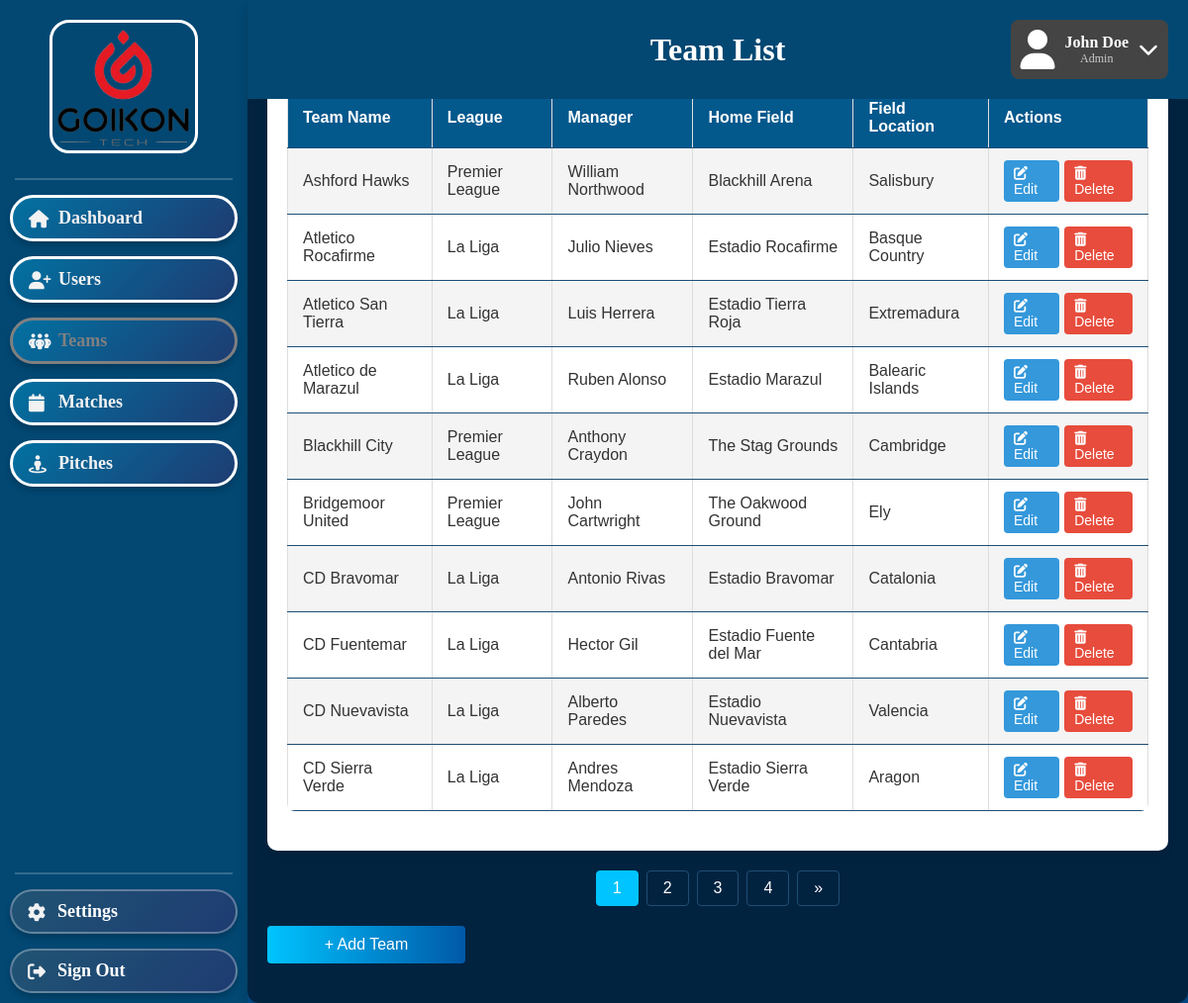
/Admin/Teams.php (signed in), run on the app's committed database.
### tables this page shows
CREATE TABLE User (
    UserID INTEGER PRIMARY KEY AUTOINCREMENT,
    RoleID INTEGER NOT NULL,
    AccountType TEXT NOT NULL CHECK (AccountType IN ('Admin', 'Player', 'Team Manager', 'Referee')),
    Firstname VARCHAR(255) NOT NULL,
    Surname VARCHAR(255) NOT NULL,
    Password TEXT NOT NULL,
    Username TEXT NOT NULL UNIQUE,
    DateOfBirth DATE NOT NULL,
    Nationality VARCHAR(255) NOT NULL,
    PhoneNumber VARCHAR(255) NOT NULL,
    Email TEXT NOT NULL UNIQUE,
    FOREIGN KEY (RoleID) REFERENCES Roles(RoleID) ON DELETE CASCADE ON UPDATE CASCADE
);

CREATE TABLE Team (
    TeamID INTEGER PRIMARY KEY AUTOINCREMENT,
    LeagueID INTEGER NOT NULL,
    ManagerID INTEGER,
    FieldID INTEGER NOT NULL,
    TeamName VARCHAR(255) NOT NULL,
    FOREIGN KEY (LeagueID) REFERENCES League(LeagueID) ON DELETE CASCADE ON UPDATE CASCADE,
    FOREIGN KEY (ManagerID) REFERENCES TeamManager(ManagerID) ON DELETE CASCADE ON UPDATE CASCADE,
    FOREIGN KEY (FieldID) REFERENCES Field(FieldID) ON DELETE CASCADE ON UPDATE CASCADE
);

CREATE TABLE League (
    LeagueID INTEGER PRIMARY KEY AUTOINCREMENT,
    Name VARCHAR(255) NOT NULL,
    Country VARCHAR(255) NOT NULL
);

CREATE TABLE Field (
    FieldID INTEGER PRIMARY KEY AUTOINCREMENT,
    FieldOwnerID INT NOT NULL,
    Name VARCHAR(255) NOT NULL,
    PricePerHour INT NOT NULL,
    Location VARCHAR(255) NOT NULL,
    OpeningHours DATETIME,
    ClosingHours DATETIME,
    Capacity INT,
    FOREIGN KEY (FieldOwnerID) REFERENCES FieldOwner(FieldOwnerID) ON DELETE CASCADE ON UPDATE CASCADE
);

### Admin/Teams.php (the view, shortened to what this page needs)
<?php
$user_id = $_SESSION['user_id'];
$user_role = $_SESSION['user_role'] ?? 'Admin';
$dbInstance = new Database();
$conn = $dbInstance->getConnection();
$userQuery = $conn->prepare("SELECT Firstname, Surname FROM User WHERE UserID = ?");
$userQuery->bindValue(1, $user_id, SQLITE3_INTEGER);
$userResult = $userQuery->execute();
$userData = $userResult->fetchArray();
$userDisplay = [
    'name' => $userData ? htmlspecialchars($userData['Firstname'] . ' ' . $userData['Surname']) : 'Admin User',
    'role' => htmlspecialchars($user_role)
];
$results_per_page = 10;
$page = isset($_GET['page']) ? $_GET['page'] : 1;
$offset = ($page - 1) * $results_per_page;
$countQuery = "SELECT COUNT(*) as total FROM Team";
$countResult = $conn->query($countQuery);
$total_rows = $countResult->fetchArray(SQLITE3_ASSOC)['total'];
$total_pages = ceil($total_rows / $results_per_page);
$query = "
    SELECT
        t.TeamID,
        t.TeamName,
        l.Name AS LeagueName,
        u.Firstname AS ManagerFirstName,
        u.Surname AS ManagerSurname,
        f.Name AS FieldName,
        f.Location AS FieldLocation
    FROM
        Team t
    LEFT JOIN
        League l ON t.LeagueID = l.LeagueID
    LEFT JOIN
        TeamManager tm ON t.ManagerID = tm.ManagerID
    LEFT JOIN
        User u ON tm.UserID = u.UserID
    LEFT JOIN
        Field f ON t.FieldID = f.FieldID
    ORDER BY
        t.TeamName
    LIMIT :limit OFFSET :offset
";
$stmt = $conn->prepare($query);
$stmt->bindValue(':limit', $results_per_page, SQLITE3_INTEGER);
$stmt->bindValue(':offset', $offset, SQLITE3_INTEGER);
$result = $stmt->execute();
?>
<!DOCTYPE html>
<html>
<head>
    <link rel="stylesheet" href="../styles.css">
</head>
<body>
    <div class="header">
        <h1>Team List</h1>
        <div class="profile-box">
            <i class="fa fa-user"></i>
            <div>
                <div class="name"><?= htmlspecialchars($userDisplay['name']) ?></div>
                <div class="role"><?= htmlspecialchars($userDisplay['role']) ?></div>
            </div>
            <i class="fa fa-chevron-down dropdown-icon"></i>
        </div>
    </div>
    <div class="sidebar">
        <img src="../GoikonLogoFinal.png" alt="Goikon Logo" class="goikon-logo">
        <div class="sidebar-separator"></div>
        <div class="sidebar-button active">
            <a href="Dashboard.php">
            <i class="fa-solid fa-house"></i></i>Dashboard
            </a>
        </div>
        <div class="sidebar-button">
            <a href="Users.php">
                <i class="fa-solid fa-user-plus"></i>Users
            </a>
        </div>
        <div class="sidebar-button">
            <a href="Teams.php">
            <i class="fa-solid fa-people-group"></i></i>Teams
            </a>
        </div>
        <div class="sidebar-button">
            <a href="Matches.php">
                <i class="fa-solid fa-calendar"></i>Matches
            </a>
        </div>
        <div class="sidebar-button">
            <a href="Pitches.php">
            <i class="fa-solid fa-street-view"></i></i>Pitches
            </a>
        </div>
        <div class="sidebar-toolbox-container">
            <div class="sidebar-separator"></div>
            <div class="sidebar-toolbox-button">
                <a href="../Homepages/SettingsPersonal.php">
                    <i class="fa-solid fa-gear"></i>Settings
                </a>
            </div>
            <div class="sidebar-toolbox-button">
                <a href="../Create Account and Login/Login.php">
                    <i class="fa-solid fa-right-from-bracket"></i>Sign Out
                </a>
            </div>
        </div>
    </div>
    <div class="user-content">
        <h2>Teams List</h2>
        <div class="users-container">
            <table class="users-table">
                <tr>
                    <th>Team Name</th>
                    <th>League</th>
                    <th>Manager</th>
                    <th>Home Field</th>
                    <th>Field Location</th>
                    <th>Actions</th>
                </tr>
                <?php
                while ($row = $result->fetchArray(SQLITE3_ASSOC)) {
                ?>
                    <tr>
                        <td><?php echo htmlspecialchars($row['TeamName']); ?></td>
                        <td><?php echo htmlspecialchars($row['LeagueName'] ?? 'N/A'); ?></td>
                        <td>
                            <?php
                            if ($row['ManagerFirstName']) {
                                echo htmlspecialchars($row['ManagerFirstName'] . ' ' . $row['ManagerSurname']);
                            } else {
                                echo 'No Manager';
                            }
                            ?>
                        </td>
                        <td><?php echo htmlspecialchars($row['FieldName'] ?? 'N/A'); ?></td>
                        <td><?php echo htmlspecialchars($row['FieldLocation'] ?? 'N/A'); ?></td>
                        <td>
                            <div class="action-buttons">
                                <a href="EditTeam.php?id=<?php echo $row['TeamID']; ?>" class="edit-btn">
                                    <i class="fas fa-edit"></i> Edit
                                </a>
                                <a href="#" class="delete-btn"
                                   onclick="confirmDelete(<?php echo $row['TeamID']; ?>)">
                                    <i class="fas fa-trash-alt"></i> Delete
                                </a>
                            </div>
                        </td>
                    </tr>
                <?php } ?>
            </table>
        </div>
        <?php if ($total_pages > 1): ?>
        <div class="pagination">
            <?php
            $visible_pages = 5;
            $start = max(1, $page - floor($visible_pages / 2));
            $end = min($total_pages, $start + $visible_pages - 1);
            for ($i = $start; $i <= $end; $i++): ?>
                <a href="Teams.php?page=<?php echo $i; ?>" <?php echo ($i == $page) ? 'class="active"' : ''; ?>>
                    <?php echo $i; ?>
                </a>
            <?php endfor; ?>
            <?php if ($page < $total_pages): ?>
                <a href="Teams.php?page=<?php echo $page + 1; ?>">&raquo;</a>
            <?php endif; ?>
        </div>
        <?php endif; ?>
        <a href="AddTeam.php" class="add-user-btn">+ Add Team</a>
    </div>
    <div class="footer">
        <a href="../Homepages/AboutUs.php">About Us</a>
        <a href="../Homepages/ContactUs.php">Contact Us</a>
    </div>
</body>
</html>

### styles.css (style rules this page uses)
.header { position: fixed; display: flex; align-items: center; justify-content: center; top: 0; left: 0; width: calc(100% - 250px); height: 100px; left: 250px; background-color: #024873; color: white; text-align: center; z-index: 10000000023; }
.profile-box { position: absolute; top: 20px; right: 20px; background-color: #444; padding: 10px; border-radius: 8px; display: flex; align-items: center; color: white; max-width: 300px; }
.profile-box .fa-user { font-size: 40px; margin-right: 10px; }
.profile-box .name { font-weight: bold; white-space: nowrap; overflow: hidden; text-overflow: ellipsis; }
.profile-box .role { font-size: 12px; color: #ccc; white-space: nowrap; overflow: hidden; text-overflow: ellipsis; }
.profile-box .dropdown-icon { margin-left: 10px; cursor: pointer; font-size: 20px; }
.goikon-logo { position: absolute; top: 20px; left: 50px; width: 150px; height: auto; z-index: 10000; border: 3px solid white; border-radius: 20px; }
.sidebar { position: fixed; top: 0; left: 0; width: 250px; height: 100%; background-color: #024873; display: flex; flex-direction: column; align-items: center; padding-top: 180px; gap: 15px; }
.sidebar-button { background: none; padding: 0; }
.sidebar-button a { display: block; background: linear-gradient(135deg, #0271A1, #1e3c72); color: #F2F2F2; cursor: pointer; text-align: left; text-indent: 8px; font-weight: bold; text-decoration: none; font-size: 18px; width: 230px; padding: 10px 0; display: block; border: 3px solid white; border-radius: 50px; transition: all 0.3s ease-in-out; box-shadow: 0 4px 6px rgba(0, 0, 0, 0.2); }
.sidebar-button a.active { color: grey; border-color: grey; }
.sidebar i { color: #f2f2f2; font-size: 18px; vertical-align: middle; margin-right: 20px; width: 1em; }
.sidebar-toolbox-container { position: fixed; display: flex; flex-direction: column; align-items: center; gap: 15px; width: 250px; bottom: 10px; left: 0; }
.sidebar-toolbox-button { position: relative; display: flex; background: none; padding: 0; }
.sidebar-toolbox-button a { cursor: pointer; text-align: left; text-indent: 8px; background: linear-gradient(135deg, #205474, #1e3c72); color: white; font-weight: bold; text-decoration: none; font-size: 18px; width: 230px; padding: 10px 0; border-radius: 30px; backdrop-filter: blur(10px); border: 2px solid rgba(255, 255, 255, 0.3); transition: all 0.3s ease-in-out; box-shadow: 0 4px 6px rgba(0, 0, 0, 0.2); }
.sidebar-separator { height: 2px; background-color: rgba(255, 255, 255, 0.2); margin: 0px; width: calc(100% - 30px); margin-left: 15px; margin-right: 15px; }
.footer { position: fixed; left: 250px; width: calc(100vw - 250px); bottom: 0; background-color: #044D8C; text-align: center; padding: 20px; z-index: -1000; }
.footer a { color: #F2F2F2; font-size: 18px; line-height: 24px; margin: 10px; }
.main-content table, th, td { border: 1px solid white; border-collapse: collapse; color: #F2F2F2; text-align: center; margin-left: auto; margin-right: auto; }
* { margin: 0; padding: 0; box-sizing: border-box; }
.user-content { max-width: 95%; margin: auto; padding: 20px; background: #1e3a5f; border-radius: 12px; box-shadow: 0px 4px 12px rgba(0, 0, 0, 0.2); color: white; }
.users-container { background: white; padding: 20px; border-radius: 10px; box-shadow: 0px 4px 8px rgba(0, 0, 0, 0.1); }
.users-table { width: 100%; border-collapse: collapse; background: #ffffff; border-radius: 8px; overflow: hidden; font-size: 16px; }
.users-table th, .users-table td { padding: 12px; border: 1px solid #ddd; text-align: left; color: #333; }
.users-table tr:nth-child(even) { background: #f4f4f4; }
.add-user-btn { display: block; width: 200px; margin: 20px auto; padding: 12px; background: #007bff; color: white; text-align: center; text-decoration: none; font-size: 16px; border-radius: 6px; transition: 0.3s ease; }

### data on the page
user: Firstname+Surname "John Doe", Firstname+Surname "Admin"
team: TeamName "Ashford Hawks", LeagueID.Name "Premier League", user.Firstname+Surname "William Northwood", FieldID.Name "Blackhill Arena", FieldID.Location "Salisbury"
team: TeamName "Atletico Rocafirme", LeagueID.Name "La Liga", user.Firstname+Surname "Julio Nieves", FieldID.Name "Estadio Rocafirme", FieldID.Location "Basque Country"
team: TeamName "Atletico San Tierra", LeagueID.Name "La Liga", user.Firstname+Surname "Luis Herrera", FieldID.Name "Estadio Tierra Roja", FieldID.Location "Extremadura"
team: TeamName "Atletico de Marazul", LeagueID.Name "La Liga", user.Firstname+Surname "Ruben Alonso", FieldID.Name "Estadio Marazul", FieldID.Location "Balearic Islands"
team: TeamName "Blackhill City", LeagueID.Name "Premier League", user.Firstname+Surname "Anthony Craydon", FieldID.Name "The Stag Grounds", FieldID.Location "Cambridge"
team: TeamName "Bridgemoor United", LeagueID.Name "Premier League", user.Firstname+Surname "John Cartwright", FieldID.Name "The Oakwood Ground", FieldID.Location "Ely"
team: TeamName "CD Bravomar", LeagueID.Name "La Liga", user.Firstname+Surname "Antonio Rivas", FieldID.Name "Estadio Bravomar", FieldID.Location "Catalonia"
team: TeamName "CD Fuentemar", LeagueID.Name "La Liga", user.Firstname+Surname "Hector Gil", FieldID.Name "Estadio Fuente del Mar", FieldID.Location "Cantabria"
team: TeamName "CD Nuevavista", LeagueID.Name "La Liga", user.Firstname+Surname "Alberto Paredes", FieldID.Name "Estadio Nuevavista", FieldID.Location "Valencia"
team: TeamName "CD Sierra Verde", LeagueID.Name "La Liga", user.Firstname+Surname "Andres Mendoza", FieldID.Name "Estadio Sierra Verde", FieldID.Location "Aragon"
